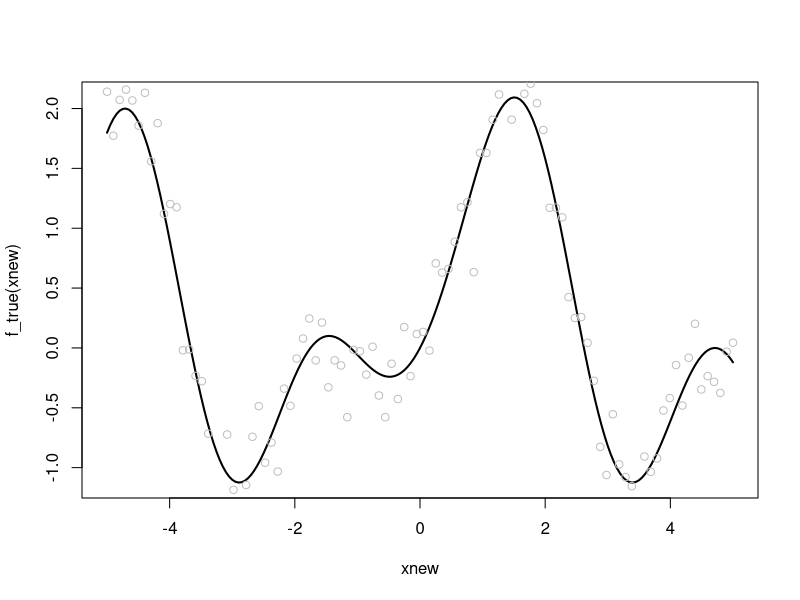
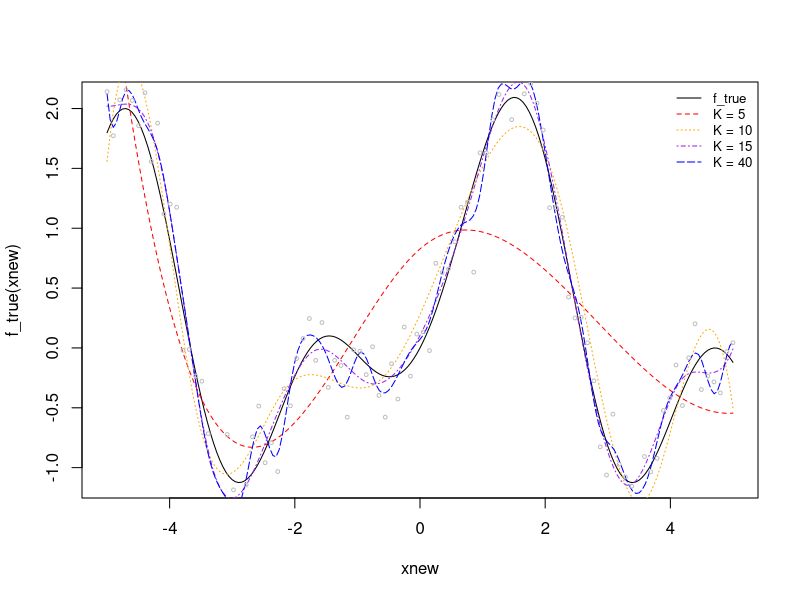
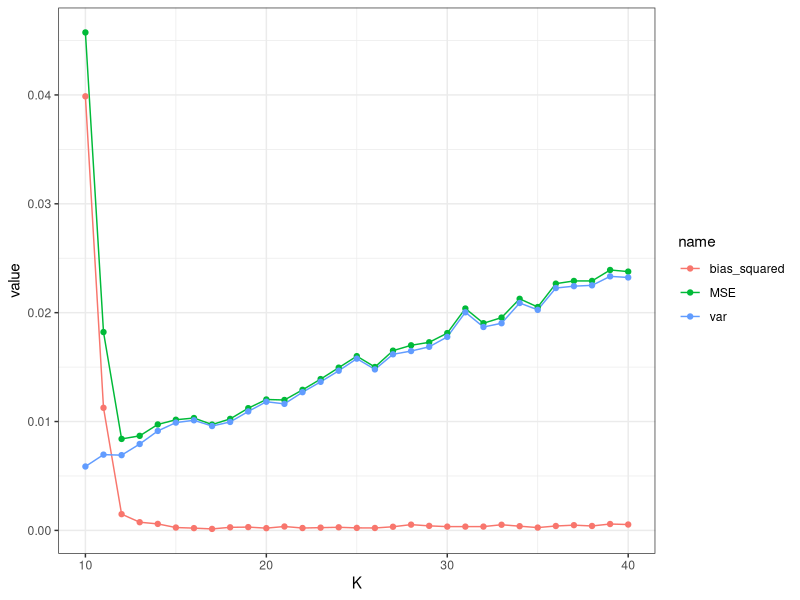

Reproduce these figures in R, in order.
# advanced mathematical methods
# sheet 14 exercise 1
# Topics: Smoothing with cubic splines, bias-variance trade-off,
#         MSE decomposition

# Recap:
# Smoothing instead of interpolation: we observe noisy data
#   y_i = f(x_i) + eps_i
# and want to estimate f by f_hat(x) = sum_{k=1}^{K} a_k phi_k(x) with
# given basis functions phi_k. As last week, we need to determine the
# coefficients a_k.
# We again obtain the linear system B a = y (B in R^{n x K}), but now
# with n > K (interpolation: n = K). We therefore solve the least-squares
# problem min_a ||B a - y||.
# As basis functions one usually chooses cubic splines. The number of
# basis functions K (i.e. the number of knots) plays a central role:
# if K is too small, the splines are too inflexible to approximate the
# true f (high bias). If K is too large, the splines adapt to the random
# noise of the eps_i (high variance) -> bias-variance trade-off.

# We want to smooth given data (x_i, y_i) with y_i = f(x_i) + eps_i
# using cubic splines with K basis functions. For the estimated function
# f_hat the mean squared error (MSE) is the sum of the squared bias and
# the variance:
#   E[(f_hat(x) - f(x))^2] = (E[f_hat(x)] - f(x))^2 + E[(f_hat(x) - E[f_hat(x)])^2]
#          MSE                      Bias^2                       Variance
# (Note: for each fixed x; the random quantity here is f_hat.)
# The squared bias decreases when K increases, while the variance
# increases when K increases. The optimal choice of K (i.e. the K that
# minimizes the MSE) is therefore unclear. We want to examine the
# relationship between bias, variance and MSE as a function of K for a
# concrete data example.

library(ggplot2)
library(tidyr)
# ---- (a) ----
# Write a function fit_spline that, for given data x, y, fits a cubic
# spline with K basis functions (argument df) and evaluates the estimated
# function on the values xnew. fit_spline should return the vector of
# estimated y_hat_new.
# Hint: the LS problem min_a ||B a - y|| can be solved with qr.solve(B, y).

set.seed(42)
f_true <- function(x) exp(- x ^ 2) + sin(x) - cos(2 * x)
n <- 100
sd <- 0.25
x <- seq(- 5, 5, length = n)
y <- f_true(x) + rnorm(n, sd = sd)

xnew <- seq(- 5, 5, by = 0.05)
plot(xnew, f_true(xnew), type = "l", lwd = 2)
points(x, y, col = "grey")

fit_spline <- function(x, y, K, xnew) {
  # Spline fitting is a two-step process:
  #
  # Step 1 — Build the basis matrix B (only needs x, not y).
  #   bs() evaluates K B-spline basis functions phi_1, ..., phi_K at the
  #   points x_1, ..., x_n. The result is B in R^{n x K} with
  #   B[i, k] = phi_k(x_i). This is analogous to building a Vandermonde
  #   matrix [1, x, x^2, ...] for polynomial regression: the "design
  #   matrix" depends only on where we evaluate, not on the response y.
  #   intercept = TRUE keeps all K columns; without it bs() drops one
  #   (like model.matrix does for lm), which would break direct solving.
  #### (a) ToDo ####
  B <- splines::bs(x, df = K, intercept = TRUE)

  # Step 2 — Determine coefficients a (needs B and y).
  #   Solves min_a ||B a - y|| via QR decomposition. The resulting a
  #   defines our estimated function: f_hat(x) = sum_k a_k phi_k(x).
  a <- qr.solve(B, y)

  # Step 3 — Evaluate f_hat at new points xnew.
  #   We need a new basis matrix B_new evaluated at xnew, but it must use
  #   the SAME knots and boundary knots as B.
  #
  #   Why? The knots determine WHICH basis functions phi_1, ..., phi_K
  #   exist. Different knots -> different phi_k -> different basis.
  #   Our coefficients a were solved for the specific equation
  #     f_hat(x) = a_1 phi_1(x) + ... + a_K phi_K(x).
  #   If B_new uses different knots, it contains different basis functions
  #   phi_tilde_k. Then B_new %*% a computes
  #     a_1 phi_tilde_1(x) + ... + a_K phi_tilde_K(x)
  #   which is nonsense: coefficients fitted for one basis, applied to
  #   another. (Analogy: fitting a_1 + a_2 x + a_3 x^2, then plugging
  #   the same a into 1, x, x^3 — same number of basis functions, but
  #   the wrong ones.)
  #
  #   If we called bs(xnew, df = K, intercept = TRUE) without specifying
  #   knots, bs() would place new knots based on the quantiles of xnew,
  #   silently producing a different basis. Hence we extract and reuse.
  Bnew <- splines::bs(xnew,
                      knots = attr(B, "knots"),
                      intercept = TRUE,
                      Boundary.knots = attr(B, "Boundary.knots"))
  yhat <- c(Bnew %*% a)
  yhat
}

plot(xnew, f_true(xnew), type = "l")
lines(xnew, fit_spline(x, y, K = 5, xnew), col = "red", lty = 2)
lines(xnew, fit_spline(x, y, K = 10, xnew), col = "orange", lty = 3)
lines(xnew, fit_spline(x, y, K = 15, xnew), col = "purple", lty = 4)
lines(xnew, fit_spline(x, y, K = 40, xnew), col = "blue", lty = 5)
points(x, y, cex = 0.5, col = "grey")
legend("topright",
       legend = c("f_true", "K = 5", "K = 10", "K = 15", "K = 40"),
       col = c("black", "red", "orange", "purple", "blue"),
       lty = 1:5,
       cex = 0.8,
       bty = "n")

# Observations:
#   K =  5 (red):    underfitting — too few basis functions to capture the
#                     shape of f, high bias.
#   K = 10 (orange): better, but still visibly deviates from f_true in
#                     regions with more curvature.
#   K = 15 (purple): good fit — flexible enough to approximate f_true
#                     without adapting to noise.
#   K = 40 (blue):   overfitting — spline follows random noise (visible
#                     as wiggly oscillations), high variance.

# ---- (b) ----
# Now we want to estimate bias, variance and MSE. Fill in the gaps in
# the code. For K = 10, 11, ..., 40, N = 50 data sets should each be
# generated in the same way as above, the spline fitted and y_hat_new
# computed. All y_hat_new values should be stored in result_K.
#
# Then, for each xnew value (i.e. each row of result_K), the bias,
# variance and MSE of the N estimated f_hat^(j), j = 1, ..., N should
# be computed:
#   Bias^2(x)   = (1/N sum_{j=1}^{N} f_hat^(j)(x) - f(x))^2
#   MSE(x)      = 1/N sum_{j=1}^{N} (f_hat^(j)(x) - f(x))^2
#   Variance(x) = 1/N sum_{j=1}^{N} (f_hat^(j)(x) - f_bar(x))^2
#     with f_bar(x) = 1/N sum_{j=1}^{N} f_hat^(j)(x).
#
# We obtain bias, variance and MSE for each xnew value and take the
# mean of each, storing the values together with K in result.
# Afterwards the results are plotted.

K_vec <- seq(10, 40)
N <- 50

set.seed(42)
result <- data.frame()
ynew <- f_true(xnew)

for (K in K_vec) {
  result_K <- matrix(nrow = length(xnew), ncol = N)

  for (i in seq_len(N)) {
    y <- f_true(x) + rnorm(n, sd = sd)
    yhat <- fit_spline(x, y, K, xnew)
    result_K[, i] <- yhat
    ### generate random y as above
    ### compute yhat with fit_spline
    ### store yhat in result_K
  }
  # result_K should now have N columns

  error_matrix <- result_K - ynew  # subtracts (true) ynew from each column
  # helpful for bias and MSE
  # further hint: rowMeans function

  # Bias^2
  bias_x_squared <- rowMeans(error_matrix) ^ 2 ### ToDo
    # don't forget to square!

    # MSE
    MSE_x <- rowMeans(error_matrix ^ 2) ### ToDo

    # Variance
    variance_x <- rowMeans((result_K - rowMeans(result_K)) ^ 2) ### ToDo

  bias_squared_K <- mean(bias_x_squared)
  MSE_K <- mean(MSE_x)
  var_K <- mean(variance_x)

  result <- rbind(
    result,
    data.frame(K = K, bias_squared = bias_squared_K,
               MSE = MSE_K, var = var_K)
  )
}

# if you did everything correctly, this gives the zero vector
result$MSE - (result$bias_squared + result$var)

ggplot(
  data = pivot_longer(result, cols = 2:4),
  aes(x = K, y = value, col = name)) +
  geom_line() +
  geom_point() +
  theme_bw()
# plots bias, variance and MSE as a function of K
# Observations:
#   The sanity check result$MSE - (result$bias_squared + result$var) gives
#   (numerical) zeros, confirming MSE = Bias^2 + Variance.
#   The plot shows the classic bias-variance trade-off:
#     - Bias^2 decreases with K (more basis functions -> more flexible).
#     - Variance increases with K (more flexibility -> more sensitive to noise).
#     - MSE has a minimum around K = 12: the best compromise between
#       underfitting and overfitting.
